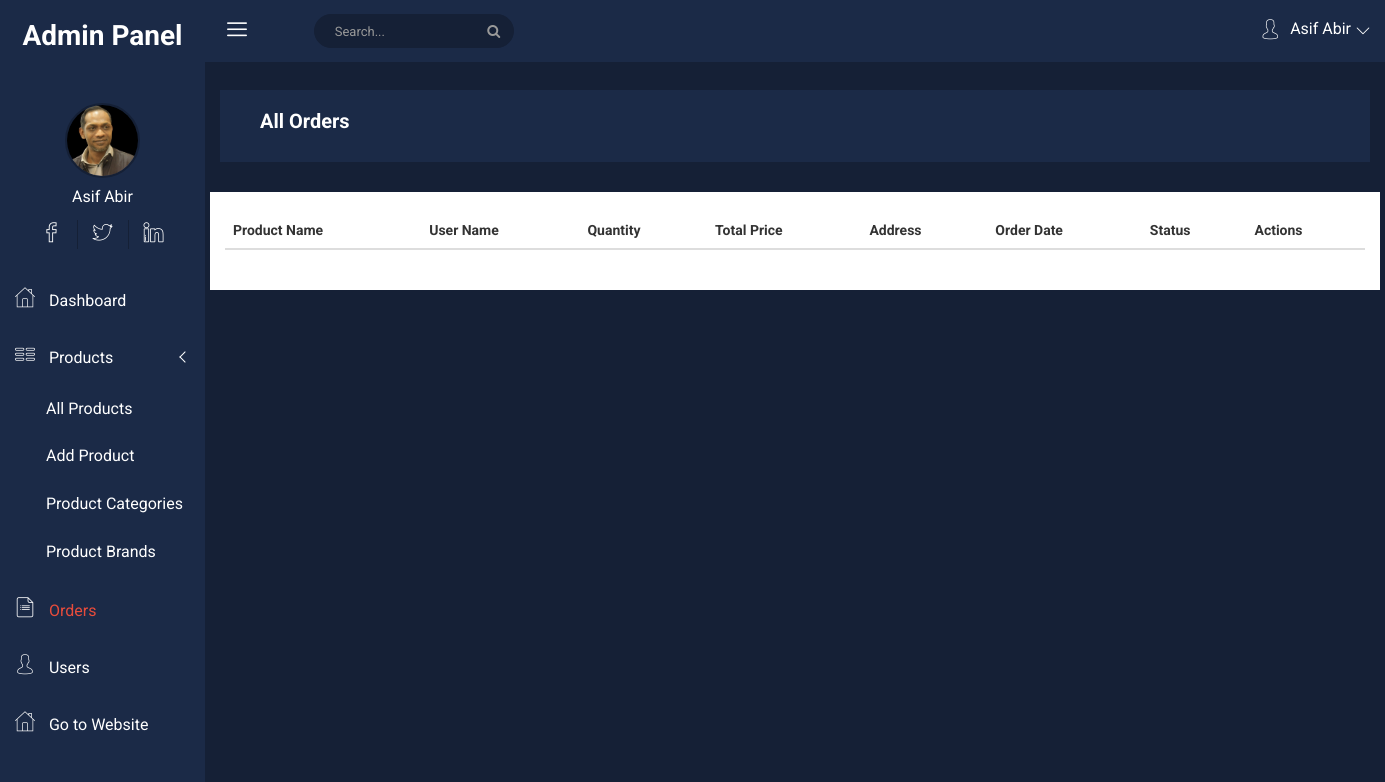
/project/admin/orders.php (signed in), run on an earlier commit of the app's database.
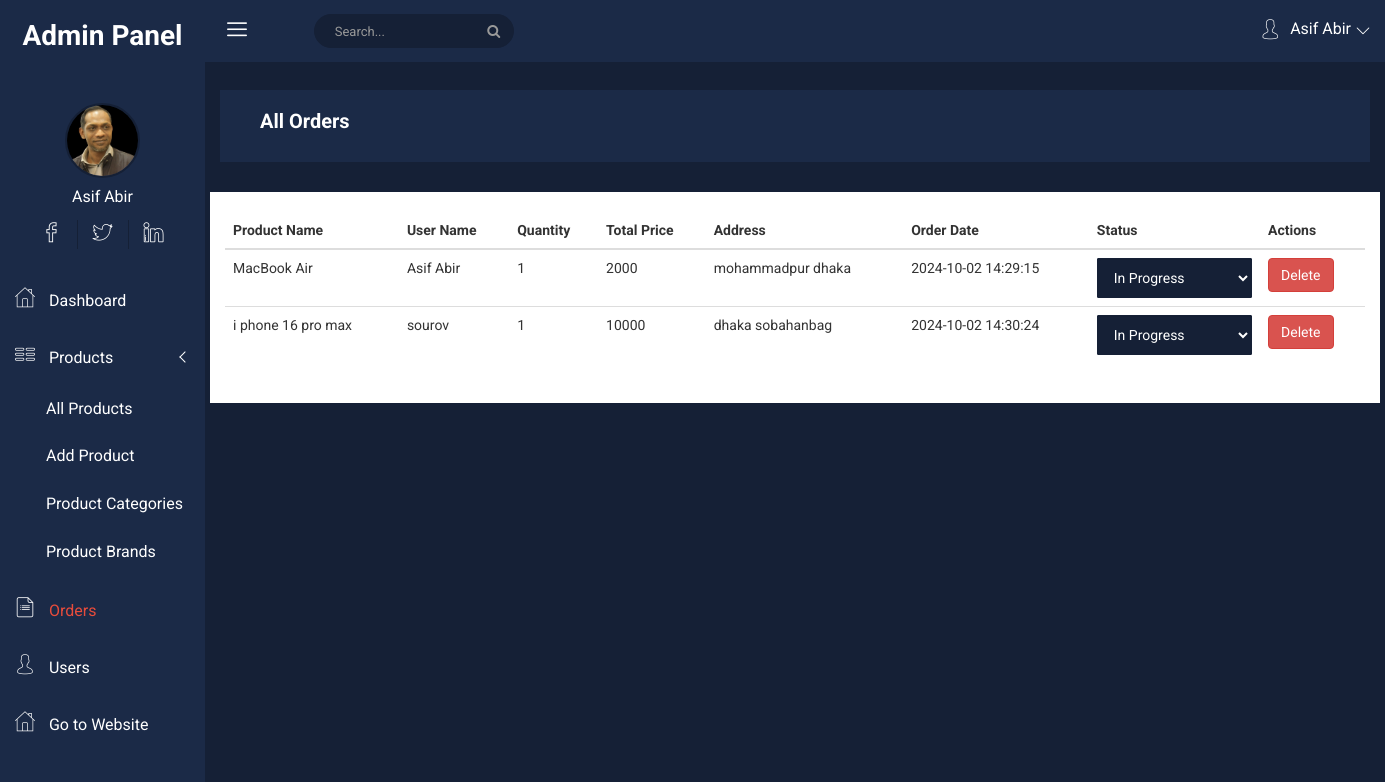
And on a later commit of the database.
### tables this page shows
CREATE TABLE `orders` (
  `id` int(11) NOT NULL,
  `product_id` int(11) NOT NULL,
  `user_id` int(11) NOT NULL,
  `quantity` int(11) NOT NULL,
  `total_price` int(11) NOT NULL,
  `address` varchar(255) NOT NULL,
  `created_at` timestamp NOT NULL DEFAULT current_timestamp(),
  `status` enum('In Progress','Delivered','','') NOT NULL DEFAULT 'In Progress'
);

CREATE TABLE `products` (
  `id` int(11) NOT NULL,
  `name` varchar(255) NOT NULL,
  `regular_price` int(11) NOT NULL,
  `discount_price` int(11) NOT NULL,
  `image` varchar(255) NOT NULL,
  `short_description` text NOT NULL,
  `category_id` int(11) NOT NULL,
  `brand_id` int(11) NOT NULL,
  `created_at` timestamp NOT NULL DEFAULT current_timestamp()
);

CREATE TABLE `users` (
  `id` int(11) NOT NULL,
  `name` varchar(255) NOT NULL,
  `email` varchar(255) NOT NULL,
  `password` varchar(255) NOT NULL,
  `image` varchar(255) NOT NULL,
  `address` varchar(255) NOT NULL,
  `role` enum('user','admin','','') NOT NULL DEFAULT 'user',
  `token` varchar(255) NOT NULL,
  `created_at` timestamp NOT NULL DEFAULT current_timestamp()
);

### project/admin/orders.php (the view, shortened to what this page needs)
<?php
require_once "./header.php";
?>
<link rel="stylesheet" href="https://cdn.datatables.net/1.10.24/css/jquery.dataTables.min.css">
<link rel="stylesheet" href="https://cdnjs.cloudflare.com/ajax/libs/toastr.js/latest/toastr.min.css">
<?php require_once "./sidebar.php" ?>
<div class="all-content-wrapper">
    <div class="container-fluid">
        <div class="row">
            <div class="col-lg-12 col-md-12 col-sm-12 col-xs-12">
                <div class="logo-pro">
                    <a href="index.html"><img class="main-logo" src="img/logo/logo.png" alt="" /></a>
                </div>
            </div>
        </div>
    </div>
    <?php
    $breadcomb = "All Orders";
    require_once "./top-header.php";
    ?>
    <div class="container">
        <div class="row" style="background: white; padding: 20px 0px">
            <div class="col-md-12">
                <table id="ordersTable" class="table display" style="width:100%">
                    <thead>
                        <tr>
                            <th>Product Name</th>
                            <th>User Name</th>
                            <th>Quantity</th>
                            <th>Total Price</th>
                            <th>Address</th>
                            <th>Order Date</th>
                            <th>Status</th>
                            <th>Actions</th>
                        </tr>
                    </thead>
                    <tbody>
                        <?php
                        $sql = "SELECT orders.*, products.name as product_name, users.name as user_name
                                FROM orders
                                JOIN products ON orders.product_id = products.id
                                JOIN users ON orders.user_id = users.id";
                        $result = $conn->query($sql);
                        if ($result->num_rows > 0) {
                            while ($row = $result->fetch_assoc()) {
                        ?>
                                <tr>
                                    <td><?php echo $row['product_name'] ?></td>
                                    <td><?php echo $row['user_name'] ?></td>
                                    <td><?php echo $row['quantity'] ?></td>
                                    <td><?php echo $row['total_price'] ?></td>
                                    <td><?php echo $row['address'] ?></td>
                                    <td><?php echo $row['created_at'] ?></td>
                                    <td>
                                        <form method="POST" action="">
                                            <select name="status" class="form-control" onchange="this.form.submit()">
                                                <option value="In Progress" <?php echo $row['status'] == 'In Progress' ? 'selected' : ''; ?>>In Progress</option>
                                            </select>
                                        </form>
                                    </td>
                                    <td>
                                        <button class="btn btn-danger delete-btn" data-order-id="<?php echo $row['id']; ?>" data-toggle="modal" data-target="#deleteModal">Delete</button>
                                    </td>
                                </tr>
                        <?php
                            }
                        }
                        ?>
                    </tbody>
                </table>
            </div>
        </div>
    </div>
</div>

### project/admin/header.php (shortened to what this page needs)
<?php
$pageName = basename($_SERVER['PHP_SELF']);
?>
<!doctype html>
<html class="no-js" lang="en">
<head>
  <link rel="stylesheet" href="css/bootstrap.min.css">
  <link rel="stylesheet" href="css/font-awesome.min.css">
  <link rel="stylesheet" href="css/nalika-icon.css">
  <link rel="stylesheet" href="css/animate.css">
  <link rel="stylesheet" href="css/normalize.css">
  <link rel="stylesheet" href="css/meanmenu.min.css">
  <link rel="stylesheet" href="css/main.css">
  <link rel="stylesheet" href="css/morrisjs/morris.css">
  <link rel="stylesheet" href="css/scrollbar/jquery.mCustomScrollbar.min.css">
  <link rel="stylesheet" href="css/metisMenu/metisMenu.min.css">
  <link rel="stylesheet" href="css/metisMenu/metisMenu-vertical.css">
  <link rel="stylesheet" href="css/calendar/fullcalendar.min.css">
  <link rel="stylesheet" href="css/calendar/fullcalendar.print.min.css">
  <link rel="stylesheet" href="style.css">
  <link rel="stylesheet" href="css/responsive.css">
  <link rel="stylesheet" href="https://cdnjs.cloudflare.com/ajax/libs/toastr.js/latest/toastr.min.css" />
</head>
<body></body>

### project/admin/sidebar.php (shortened to what this page needs)
<div class="left-sidebar-pro">
    <nav id="sidebar" class="">
        <div class="sidebar-header">
            <h1 style="padding: 20px 0;">Admin Panel</h1>
        </div>
        <div class="nalika-profile">
            <div class="profile-dtl">
                <a href="#"><img src="../assets/images/<?= !empty($_SESSION['user']['image']) ? $_SESSION['user']['image'] : "profile_picture.png" ?>" alt="" /></a>
                <h2><?= $_SESSION['user']['name'] ?></h2>
            </div>
            <div class="profile-social-dtl">
                <ul class="dtl-social">
                    <li><a href="#"><i class="icon nalika-facebook"></i></a></li>
                    <li><a href="#"><i class="icon nalika-twitter"></i></a></li>
                    <li><a href="#"><i class="icon nalika-linkedin"></i></a></li>
                </ul>
            </div>
        </div>
        <div class="left-custom-menu-adp-wrap comment-scrollbar">
            <nav class="sidebar-nav left-sidebar-menu-pro">
                <ul class="metismenu" id="menu1">
                    <li class="">
                        <a class="" href="./">
                            <i class="icon nalika-home icon-wrap"></i>
                            <span class="mini-click-non <?= $pageName == "index.php" ? "text-danger" : null ?>">Dashboard</span>
                        </a>
                    </li>
                    <li class="<?= $pageName == "all-products.php" || $pageName == "add-product.php" || $pageName == "products-categories.php" || $pageName == "products-brands.php" ? "active" : null ?>">
                        <a class="has-arrow" href="" aria-expanded="false">
                            <i class="icon nalika-table icon-wrap"></i>
                            <span class="mini-click-non">Products</span></a>
                        <ul class="submenu-angle" aria-expanded="false">
                            <li>
                                <a title="Inbox" href="./all-products.php">
                                    <span class="mini-sub-pro <?= $pageName == "all-products.php" ? "text-danger" : null ?>">
                                        All Products
                                    </span>
                                </a>
                            </li>
                            <li>
                                <a title="Inbox" href="./add-product.php">
                                    <span class="mini-sub-pro <?= $pageName == "add-product.php" ? "text-danger" : null ?>">
                                        Add Product
                                    </span>
                                </a>
                            </li>
                            <li>
                                <a title="Compose Mail" href="./products-categories.php">
                                    <span class="mini-sub-pro <?= $pageName == "products-categories.php" ? "text-danger" : null ?>">
                                        Product Categories
                                    </span>
                                </a>
                            </li>
                            <li>
                                <a title="Compose Mail" href="./products-brands.php">
                                    <span class="mini-sub-pro <?= $pageName == "products-brands.php" ? "text-danger" : null ?>">
                                        Product Brands
                                    </span>
                                </a>
                            </li>
                        </ul></a></li></a>
                    <li>
                        <a class="" href="./orders.php">
                            <i class="icon nalika-forms icon-wrap"></i>
                            <span class="mini-click-non <?= $pageName == "orders.php" ? "text-danger" : null ?>">Orders</span></a>
                    </li>
                    <li>
                        <a class="" href="./users.php">
                            <i class="icon nalika-user icon-wrap"></i>
                            <span class="mini-click-non <?= $pageName == "users.php" ? "text-danger" : null ?>">Users</span></a>
                    </li>
                    <li>
                        <a class="" href="../">
                            <i class="icon nalika-home icon-wrap"></i>
                            <span class="mini-click-non">Go to Website</span></a>
                    </li>
                </ul>
            </nav>
        </div>
    </nav>
</div>

### project/admin/top-header.php (shortened to what this page needs)
<div class="header-advance-area">
    <div class="header-top-area">
        <div class="container-fluid">
            <div class="row">
                <div class="col-lg-12 col-md-12 col-sm-12 col-xs-12">
                    <div class="header-top-wraper">
                        <div class="row">
                            <div class="col-lg-1 col-md-0 col-sm-1 col-xs-12">
                                <div class="menu-switcher-pro">
                                    <button type="button" id="sidebarCollapse" class="btn bar-button-pro header-drl-controller-btn btn-info navbar-btn">
                                        <i class="icon nalika-menu-task"></i>
                                    </button>
                                </div>
                            </div>
                            <div class="col-lg-6 col-md-7 col-sm-6 col-xs-12">
                                <div class="header-top-menu tabl-d-n hd-search-rp">
                                    <div class="breadcome-heading">
                                        <form role="search" class="">
                                            <input type="text" placeholder="Search..." class="form-control">
                                            <a href=""><i class="fa fa-search"></i></a>
                                        </form>
                                    </div>
                                </div>
                            </div>
                            <div class="col-lg-5 col-md-5 col-sm-12 col-xs-12">
                                <div class="header-right-info">
                                    <ul class="nav navbar-nav mai-top-nav header-right-menu">
                                        <li class="nav-item">
                                            <a href="#" data-toggle="dropdown" role="button" aria-expanded="false" class="nav-link dropdown-toggle">
                                                <i class="icon nalika-user"></i>
                                                <span class="admin-name"><?= $_SESSION['user']['name'] ?></span>
                                                <i class="icon nalika-down-arrow nalika-angle-dw"></i>
                                            </a>
                                        </li>
                                    </ul>
                                </div>
                            </div>
                        </div>
                    </div>
                </div>
            </div>
        </div>
    </div>
    <div class="breadcome-area">
        <div class="container-fluid">
            <div class="row">
                <div class="col-lg-12 col-md-12 col-sm-12 col-xs-12">
                    <div class="breadcome-list">
                        <div class="row">
                            <div class="col-lg-6 col-md-6 col-sm-6 col-xs-6">
                                <div class="breadcomb-wp">
                                    <div class="breadcomb-ctn">
                                        <h2><?= $breadcomb ?? "Dashboard" ?></h2>
                                    </div>
                                </div>
                            </div>
                        </div>
                    </div>
                </div>
            </div>
        </div>
    </div>
</div>

### project/admin/css/main.css (style rules this page uses)
html { color: #222; font-size: 1em; line-height: 1.4; }
audio, canvas, iframe, img, svg, video { vertical-align: middle; }
input[type="text"], input[type="password"], textarea { color: #fff !important; }

### project/admin/css/metisMenu/metisMenu-vertical.css (style rules this page uses)
.sidebar-nav { background: #fff; }
.sidebar-nav ul { padding: 0; margin: 0; list-style: none; background: #1b2a47; }
.sidebar-nav .metismenu { background: #1b2a47; display: -webkit-box; display: -ms-flexbox; display: flex; -webkit-box-orient: vertical; -webkit-box-direction: normal; -ms-flex-direction: column; flex-direction: column; }
.sidebar-nav .metismenu li + li { margin-top: 5px; }
.sidebar-nav .metismenu li:first-child { margin-top: 5px; }
.sidebar-nav .metismenu li:last-child { margin-bottom: 5px; }
.sidebar-nav .metismenu > li { display: -webkit-box; display: -ms-flexbox; display: flex; -webkit-box-orient: vertical; -webkit-box-direction: normal; -ms-flex-direction: column; flex-direction: column; position: relative; }
.sidebar-nav .metismenu a { position: relative; display: block; padding: 13px 15px; color: #fff; outline-width: 0; transition: all .3s ease-out; font-size:16px; }
.sidebar-nav .metismenu ul a { padding: 10px 15px 10px 46px; }
.sidebar-nav .metismenu li .icon-wrap { margin-right:10px; font-size:20px; }

What changed in the data, as far as the page shows it:
added orders: product.name "MacBook Air", user.name "Asif Abir", quantity "1", total_price "2000", address "mohammadpur dhaka", created_at "2024-10-02 14:29:15", status "In Progress"
added orders: product.name "i phone 16 pro max", user.name "sourov", quantity "1", total_price "10000", address "dhaka sobahanbag", created_at "2024-10-02 14:30:24", status "In Progress"
